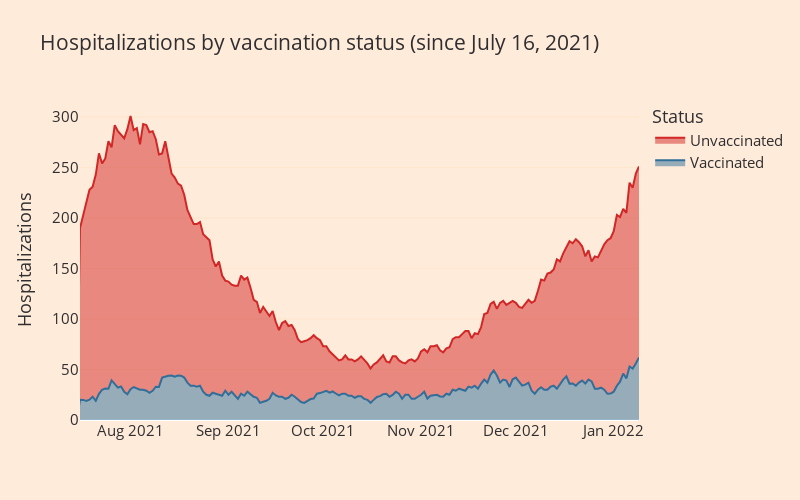

Notebook code for this chart:
### Code cell
# Make plot

fig = px.area(
    df_h1, 
    x="date", 
    y="n_hospitalized", 
    color="Vaccination",
    custom_data=["Vaccination", "perc_hospitalised"],
    width=800,
    height=500,
    color_discrete_map={
        "Unvaccinated" : "#D22727",
        "Vaccinated" : "#316F9A",
    },
    labels={"n_hospitalized": "Hospitalizations", "Vaccination": "Status"},
    title="Hospitalizations by vaccination status (since July 16, 2021)"
)

fig.update_layout(
    hoverlabel_font=dict(color="#2F2E31"), #=white
    font=dict(size=15, color="#2F2E31"),
    legend={'traceorder':'reversed'},
    plot_bgcolor="#FFEBD9",
    paper_bgcolor="#FFEBD9",
    yaxis=dict(
        showgrid=True, 
        gridcolor="#FCD19C",
        gridwidth=0.2,  # tried different values, same issue
    ),
    xaxis=dict(
        showgrid=False,
        range=["2021-07-16", df_h1["date"].iloc[-1].date()],
        title=""
    ),
    hovermode='x unified',
)

fig.update_traces(
    hovertemplate="<b>%{customdata[0]}</b>: %{y:.0f} ( %{customdata[1]:.1f}% )<extra></extra>"\
    #+ " <br> %{x}",
)

fig.show()

### Figure 1 — Plotly figure (JSON) as saved in the notebook; plotly's stock layout.template omitted (floating-point values rounded to 4 significant figures; data arrays with more than 128 entries replaced by an {"elided": "..."} marker saying what was removed)
{"data": [{"customdata": {"elided": "672x2 mixed values"}, "hovertemplate": "<b>%{customdata[0]}</b>: %{y:.0f} ( %{customdata[1]:.1f}% )<extra></extra>", "legendgroup": "Vaccinated", "line": {"color": "#316F9A"}, "marker": {"symbol": "circle"}, "mode": "lines", "name": "Vaccinated", "orientation": "v", "showlegend": true, "stackgroup": "1", "type": "scatter", "x": {"elided": "672 str values"}, "xaxis": "x", "y": {"elided": "672 float values"}, "yaxis": "y"}, {"customdata": {"elided": "672x2 mixed values"}, "hovertemplate": "<b>%{customdata[0]}</b>: %{y:.0f} ( %{customdata[1]:.1f}% )<extra></extra>", "legendgroup": "Unvaccinated", "line": {"color": "#D22727"}, "marker": {"symbol": "circle"}, "mode": "lines", "name": "Unvaccinated", "orientation": "v", "showlegend": true, "stackgroup": "1", "type": "scatter", "x": {"elided": "672 str values"}, "xaxis": "x", "y": {"elided": "672 float values"}, "yaxis": "y"}], "layout": {"font": {"color": "#2F2E31", "size": 15}, "height": 500, "hoverlabel": {"font": {"color": "#2F2E31"}}, "hovermode": "x unified", "legend": {"title": {"text": "Status"}, "tracegroupgap": 0, "traceorder": "reversed"}, "paper_bgcolor": "#FFEBD9", "plot_bgcolor": "#FFEBD9", "title": {"text": "Hospitalizations by vaccination status (since July 16, 2021)"}, "width": 800, "xaxis": {"anchor": "y", "domain": [0, 1], "range": ["2021-07-16", "2022-01-09"], "showgrid": false, "title": {"text": ""}}, "yaxis": {"anchor": "x", "domain": [0, 1], "gridcolor": "#FCD19C", "gridwidth": 0.2, "showgrid": true, "title": {"text": "Hospitalizations"}}}}
